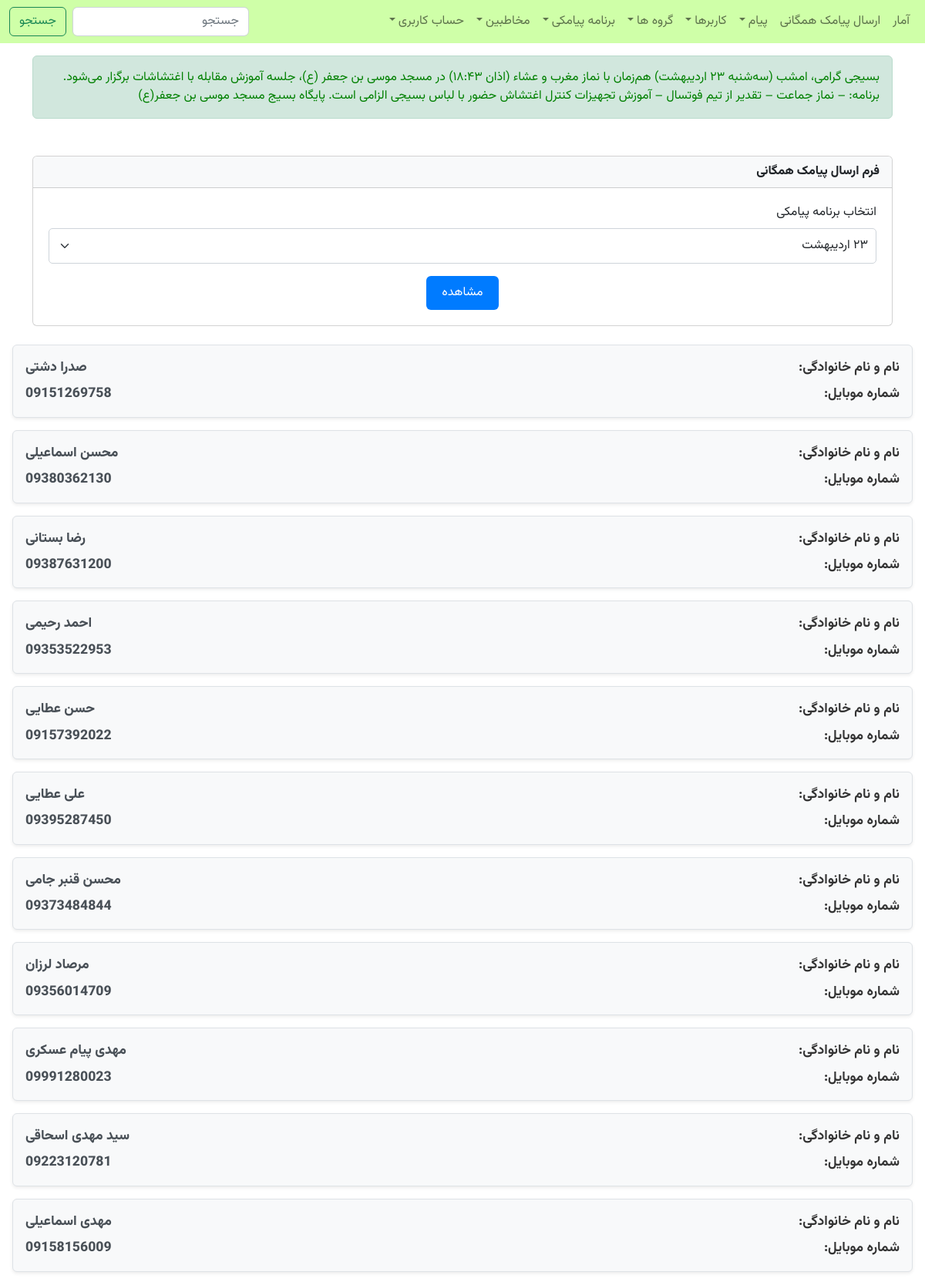
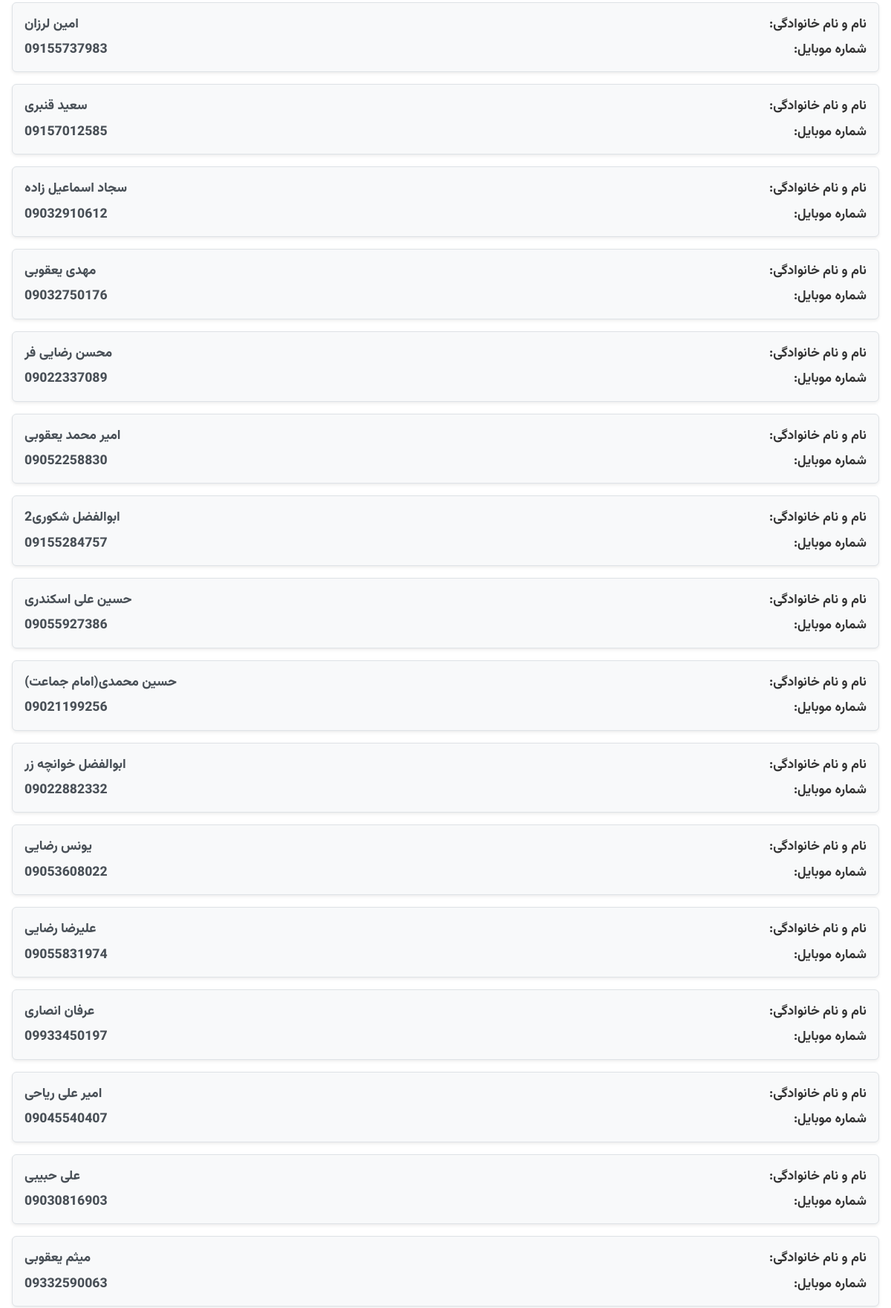
The app's page /sender/list_contacts_in_task_user/ (signed in, upper part) with its own data (2 pictures, top to bottom).
### text_messages/models.py (models this page shows, shortened)
class Message(models.Model):
    MESSAGE_TYPE_CHOICES = [
        ('همگانی', 'همگانی'),
        ('فردی', 'فردی'),
    ]
    text = models.TextField(verbose_name="متن پیام")
    organization = models.ForeignKey("organizations.Organization", on_delete=models.SET_NULL, null=True, blank=True,
                                     verbose_name="سازمان")
    created_by = models.ForeignKey(User, on_delete=models.CASCADE, verbose_name="ایجاد کننده")
    message_type = models.CharField(max_length=10, choices=MESSAGE_TYPE_CHOICES, verbose_name="نوع ارسال پیام")
    is_approved = models.BooleanField(default=False, verbose_name="آیا پیام تایید شده است؟")
    created_at = models.DateTimeField(default=timezone.now, verbose_name="تاریخ ایجاد")
    groups = models.ManyToManyField(Group, blank=True, null=True, verbose_name="گروه‌های مرتبط")  # فیلد جدید
    class Meta:
        verbose_name = 'پیام'
        verbose_name_plural = 'پیام‌ها'

### contacts/models.py (models this page shows, shortened)
class Contact(models.Model):
    GENDER_CHOICES = [
        ('مرد', 'مرد'),
        ('زن', 'زن'),
    ]
    first_name = models.CharField(max_length=150, verbose_name="نام")
    last_name = models.CharField(max_length=150, verbose_name="نام خانوادگی")
    phone_number = models.CharField(max_length=15, verbose_name="شماره تلفن همراه")
    gender = models.CharField(max_length=6, choices=GENDER_CHOICES, verbose_name="جنسیت")
    created_by = models.ForeignKey(User, on_delete=models.SET_NULL, null=True, verbose_name="کاربر ایجاد کننده")
    groups = models.ManyToManyField(Group, verbose_name="گروه‌ها", related_name="contacts")
    organization = models.ForeignKey(Organization, on_delete=models.CASCADE, verbose_name="سازمان",
                                     related_name="contacts")
    created_at = models.DateTimeField(default=timezone.now, verbose_name="تاریخ ایجاد")
    class Meta:
        verbose_name = 'مخاطب'
        verbose_name_plural = 'مخاطبین'

### sender/views.py (the view, shortened to what this page needs)
# urls.py: path('list_contacts_in_task_user/', ListContactsInTaskUser.as_view(), name='list_contacts_in_task_user'),
class ListContactsInTaskUser(BulkSMSAccessRequiredMixin, View):
    def get(self, request):
        if not request.user.is_authenticated:
            return redirect('login')
        user = request.user
        sms_program = request.GET.get('sms_program')
        user_tasks = UserTask.objects.filter(assigned_user=user)
        if not user_tasks.exists():
            return render(request, 'sender/send_bulk_sms.html', {'user_tasks': None, 'contacts': None})
        first_user_task = user_tasks.first()
        contacts = first_user_task.contacts.all() if first_user_task else None
        selected_sms_program = first_user_task.sms_program
        message = selected_sms_program.message.text  # دریافت متن پیام از برنامه پیامکی
        return render(request, 'sender/send_bulk_sms.html', {
            'user_tasks': user_tasks,
            'contacts': contacts,
            'selected_user_tasks': first_user_task.id if first_user_task else None,
            'message': message  # ارسال متن پیام به قالب
        })

### sender/mixins.py (called while the page is built)
    @method_decorator(login_required)
    def dispatch(self, request, *args, **kwargs):
        if not request.user.can_send_bulk_sms:
            raise PermissionDenied("شما مجاز به دسترسی به این صفحه نیستید.")
        return super().dispatch(request, *args, **kwargs)

### sender/templates/sender/send_bulk_sms.html (shortened to what this page needs)
{% extends 'base.html' %}
{% load static %}
{% block content %}
    {% if message %}
        <div class="container mt-3">
            <div class="alert alert-success" role="alert" style="color: green;">
                {{ message }}
            </div>
        </div>
    {% endif %}
    {% if user_tasks %}
        <div class="container mt-5">
            <div class="card">
                <div class="card-header" style="background-color: #f8f9fa; font-weight: bold;">فرم ارسال پیامک همگانی</div>
                <div class="card-body" style="padding: 20px;">
                    <form method="get">
                        <div class="mb-3">
                            <label for="sms_program" class="form-label" style="font-size: 1rem;">انتخاب برنامه پیامکی</label>
                            <select id="sms_program" name="sms_program" class="form-select" required
                                    style="border-radius: 5px; padding: 10px;">
                                {% for task in user_tasks %}
                                    <option value="{{ task.sms_program.id }}"
                                            {% if task.id == selected_user_tasks %}selected{% endif %}>
                                        {{ task.sms_program.name }}
                                    </option>
                                {% endfor %}
                            </select>
                        </div>
                        <div class="d-flex justify-content-center">
                            <button type="submit" class="btn btn-primary"
                                    style="font-size: 1rem; padding: 10px 20px; background-color: #007bff; border: none;">
                                مشاهده
                            </button>
                        </div>
                    </form>
                </div>
            </div>
        </div>
    {% else %}
        <div class="container mt-3">
            <div class="alert alert-warning" role="alert" style="color: #856404; background-color: #fff3cd;">
                هیچ برنامه پیامکی موجود برای شما وجود ندارد.
            </div>
        </div>
    {% endif %}
    {% if contacts %}
        <div class="contact-list mt-4">
            {% for contact in contacts %}
                <div class="shadow-sm p-3 mb-3 mx-3 bg-light rounded d-flex justify-content-between align-items-center"
                     style="transition: all 0.3s ease; border: 1px solid #dee2e6; padding: 20px;">
                    <div class="d-flex flex-column w-100">
                        <div class="d-flex justify-content-between mb-2">
                            <span style="font-size: 1.1rem; font-weight: 600; color: #333;">نام و نام خانوادگی:</span>
                            <span class="fw-bold" style="font-size: 1.1rem; color: #495057;">
                                {% if contact.gender == "زن" %}
                                    خانم {{ contact.last_name }}
                                {% else %}
                                    {{ contact.first_name }} {{ contact.last_name }}
                                {% endif %}
                            </span>
                        </div>
                        <div class="d-flex justify-content-between">
                            <span style="font-size: 1.1rem; font-weight: 600; color: #333;">شماره موبایل:</span>
                            <span dir="ltr" class="fw-bold phone-number" style="font-size: 1.1rem; color: #495057;">
                                {{ contact.phone_number }}
                            </span>
                        </div>
                    </div>
                </div>
            {% endfor %}
        </div>
    {% endif %}
{% endblock %}

### static/css/style.css (style rules this page uses)
body { margin: 0; font-family: vazir, sans-serif; }
.fw-bold { font-weight: bold; }
.contact-list { overflow: auto; }

### records on screen
Message: text "بسیجی گرامی، امشب (سه‌شنبه ۲۳ اردیبهشت) هم‌زمان با نماز مغرب و عشاء (اذان ۱۸:۴۳) در مسجد موسی بن جعفر (ع)، جلسه آموزش مقابله با اغتشاشات برگزار می‌شود. برنامه: – نماز جماعت – تقدیر از تیم فوتسال – آموزش تجهیزات کنترل اغتشاش حضور با لباس بسیجی الزامی است. پایگاه بسیج مسجد موسی بن جعفر(ع)"
Contact: first_name "صدرا", last_name "دشتی", phone_number "09151269758"
Contact: first_name "محسن", last_name "اسماعیلی", phone_number "09380362130"
Contact: first_name "رضا", last_name "بستانی", phone_number "09387631200"
Contact: first_name "احمد", last_name "رحیمی", phone_number "09353522953"
Contact: first_name "حسن", last_name "عطایی", phone_number "09157392022"
Contact: first_name "علی", last_name "عطایی", phone_number "09395287450"
Contact: first_name "محسن", last_name "قنبر جامی", phone_number "09373484844"
Contact: first_name "مرصاد", last_name "لرزان", phone_number "09356014709"
Contact: first_name "مهدی", last_name "پیام عسکری", phone_number "09991280023"
Contact: first_name "سید مهدی", last_name "اسحاقی", phone_number "09223120781"
Contact: first_name "مهدی", last_name "اسماعیلی", phone_number "09158156009"
Contact: first_name "امین", last_name "لرزان", phone_number "09155737983"
Contact: first_name "سعید", last_name "قنبری", phone_number "09157012585"
Contact: first_name "سجاد", last_name "اسماعیل زاده", phone_number "09032910612"
Contact: first_name "مهدی", last_name "یعقوبی", phone_number "09032750176"
Contact: first_name "محسن", last_name "رضایی فر", phone_number "09022337089"
Contact: first_name "امیر محمد", last_name "یعقوبی", phone_number "09052258830"
Contact: first_name "ابوالفضل", last_name "شکوری2", phone_number "09155284757"
Contact: first_name "حسین علی", last_name "اسکندری", phone_number "09055927386"
Contact: first_name "حسین", last_name "محمدی(امام جماعت)", phone_number "09021199256"
Contact: first_name "ابوالفضل", last_name "خوانچه زر", phone_number "09022882332"
Contact: first_name "یونس", last_name "رضایی", phone_number "09053608022"
Contact: first_name "علیرضا", last_name "رضایی", phone_number "09055831974"
Contact: first_name "عرفان", last_name "انصاری", phone_number "09933450197"
Contact: first_name "امیر علی", last_name "ریاحی", phone_number "09045540407"
Contact: first_name "علی", last_name "حبیبی", phone_number "09030816903"
Contact: first_name "میثم", last_name "یعقوبی", phone_number "09332590063"

### other values on screen
form field sms_program "۲۳ اردیبهشت"
